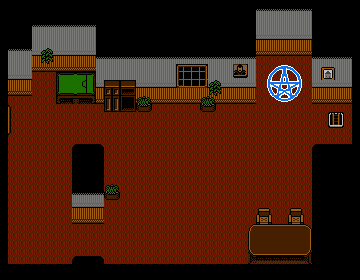

A level layout from a 2D game, rendered from its tile map. Below: a short description, then the map file with tile-grid data replaced by summaries:
An orthogonal 45x35 tile map with 8x8 px tiles, 4 tile layers (BackLayer, LightLayer, ColLayer, ExtraLayer).

<map version="1.5" tiledversion="1.7.2" orientation="orthogonal" renderorder="right-down" width="45" height="35" tilewidth="8" tileheight="8" infinite="0" nextlayerid="5" nextobjectid="1">
 <editorsettings>
  <export target="Map04.json" format="json" />
 </editorsettings>
 <tileset firstgid="1" source="mansionNes.tsx" />
 <layer id="1" name="BackLayer" width="45" height="35">
  <data>[1575 cells, 1575 non-empty, 1 distinct tile ids]</data>
 </layer>
 <layer id="3" name="LightLayer" width="45" height="35" opacity="0.78" offsetx="0" offsety="16">
  <data>[1575 cells, 0 non-empty, 0 distinct tile ids]</data>
 </layer>
 <layer id="2" name="ColLayer" width="45" height="35">
  <properties>
   <property name="colisiona" type="bool" value="true" />
  </properties>
  <data>[1575 cells, 801 non-empty, 43 distinct tile ids]</data>
 </layer>
 <layer id="4" name="ExtraLayer" width="45" height="35">
  <properties>
   <property name="colisiona" type="bool" value="true" />
  </properties>
  <data>[1575 cells, 117 non-empty, 85 distinct tile ids]</data>
 </layer>
</map>